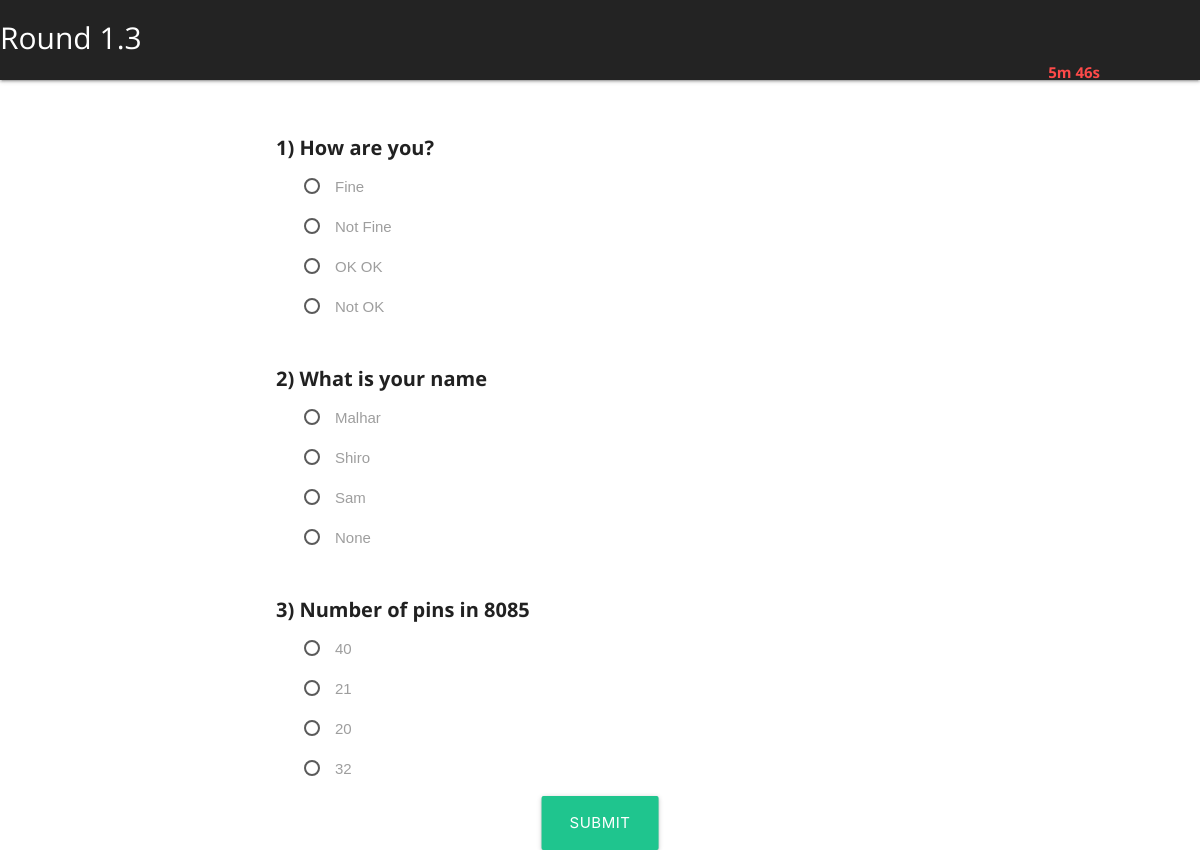
The app's page /test_paper.php?round=3 (signed in) with its own data.
### tables this page shows
CREATE TABLE `question_list` (
  `Rounds` int(255) NOT NULL,
  `QID` int(255) NOT NULL,
  `BranchID` int(255) NOT NULL,
  `Question` text NOT NULL,
  `Option1` text NOT NULL,
  `Option2` text NOT NULL,
  `Option3` text NOT NULL,
  `Option4` text NOT NULL
);

### test_paper.php (the view, shortened to what this page needs)
<?php
include 'connection.php';
$round= $_GET["round"];
?>
<html>
<head>
<link rel="stylesheet" href="preloader.css">
<link rel="stylesheet" href="https://cdnjs.cloudflare.com/ajax/libs/materialize/1.0.0/css/materialize.min.css">
<link rel="stylesheet" href="styleHome.css">
</head>
<body>
<nav>
        <div class="nav-wrapper">
          <ul class="right">
            <li><b><p id="demo" class="right"></p></b></li>
          </ul>
        </div>
</nav>
    <br>
<form action="Result.php"  method="POST" class="container" id="questionaire" >
<?php
  $userID=$_SESSION['userID'];
  $submitted_papers_sql="SELECT * FROM submitted_papers WHERE userID='$userID' AND Rounds=$round";
  $submitted_ppr=mysqli_query($connection,$submitted_papers_sql);
  $nums_of_submitted_ppr=mysqli_num_rows($submitted_ppr);
  if(!$nums_of_submitted_ppr){
  $branchID=$_SESSION["BranchID"];
  $question_sql="SELECT * FROM question_list WHERE BranchID=$branchID AND Rounds=$round";
  $question_ppr=mysqli_query($connection,$question_sql);
  $question_number=1;
  while ($display_que=mysqli_fetch_array($question_ppr)) {
    ?>
    <br>
     <h6 id="question_statement" unselectable><?= $question_number.") ".$display_que['Question'] ?></h6>
    <p>
      <label>
        <span class="options"><?= $display_que['Option1'] ?></span>
      </label>
    </p>
    <p>
      <label>
        <span class="options"><?= $display_que['Option2'] ?></span>
      </label>
    </p>
    <p>
      <label>
        <span class="options"><?= $display_que['Option3'] ?></span>
      </label>
    </p>
    <p>
      <label>
        <span class="options"><?= $display_que['Option4'] ?></span>
      </label>
    </p>
    <?php
     $question_number++;
  }
?>
       <button class="btn waves-effect waves-light btn-large test-submit center-align" id="submittest" type="submit" name="Submit">Submit</button>
<?php
}
else{
  echo "<h2 id='submitted_already'>Submitted already!<h2>";
}
?>
  </form>
</body>
</html>

### preloader.css (style rules this page uses)
body { overflow: hidden; }

### styleHome.css (style rules this page uses)
nav, h1, h2, h4, h6, .card { font-family: "Open Sans", sans-serif !important; }
li { margin-right: 100px; }
nav { background-color: #232323 !important; height: 80px !important; position: sticky; }
nav li { padding-top: 10px !important; }
h1, #demo, #submitted_already { color: #fe4a49; }
#demo { font-size: 1rem; padding-top: 15px; }
.Rounds a, .test-submit, [type="radio"]:checked + span:after, [type="radio"].with-gap:checked + span:after, #ok { background-color: #1fc58e !important; }
#question_statement { font-size: 20px; font-family: sans-serif; font-weight: bold; }
.options { font-family: sans-serif; }
#questionaire p { padding-left: 10vw; }
#questionaire h6 { padding-left: 8vw; }
#submittest { margin: 0 0 0 50% !important; transform: translateX(-50%); }

### test_paper.php (style rules this page uses)
h6 { -webkit-user-select: none; -moz-user-select: none; -ms-user-select: none; user-select: none; }

### records on screen
question_list: Question "How are you?", Option1 "Fine", Option2 "Not Fine", Option3 "OK OK", Option4 "Not OK"
question_list: Question "What is your name", Option1 "Malhar", Option2 "Shiro", Option3 "Sam", Option4 "None"
question_list: Question "Number of pins in 8085", Option1 "40", Option2 "21", Option3 "20", Option4 "32"
